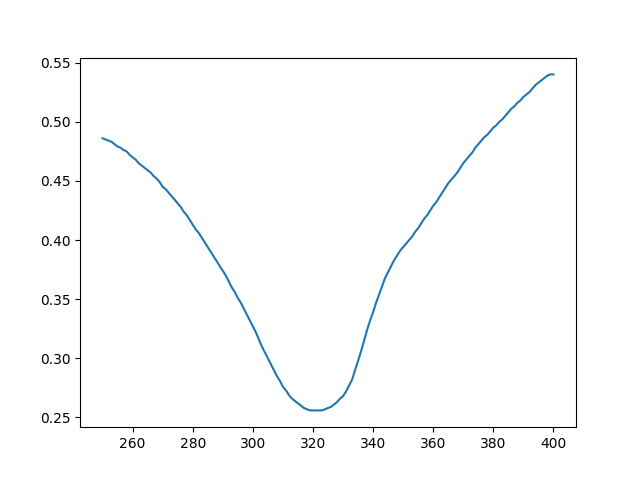

Write Python code to recreate this figure.
import pandas as pd
import matplotlib.pyplot as plt

dd = pd.read_csv('0211red.csv', delimiter=';')
x = dd['X'].tolist()
x = [float(i.replace(',', '.')) for i in x]
y = dd['Y'].tolist()
y = [float(i.replace(',', '.')) for i in y]
plt.plot(x, y)
plt.show()
